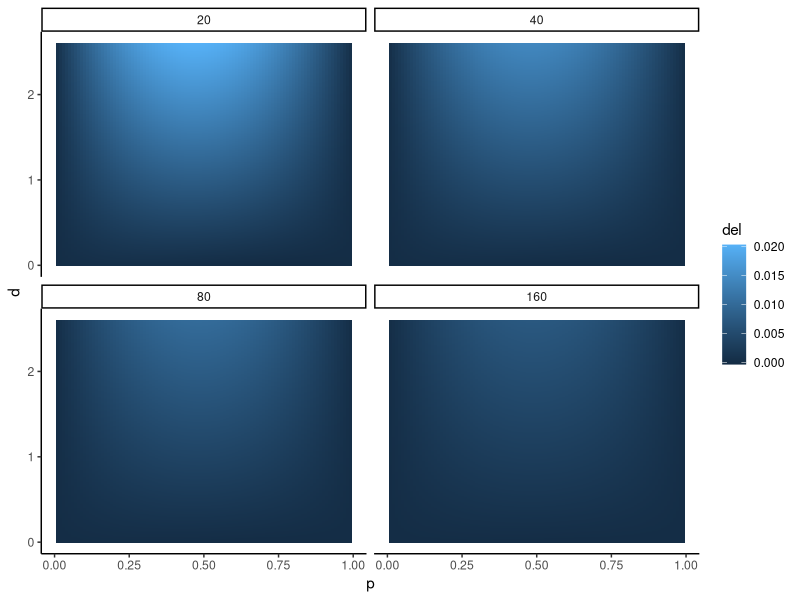
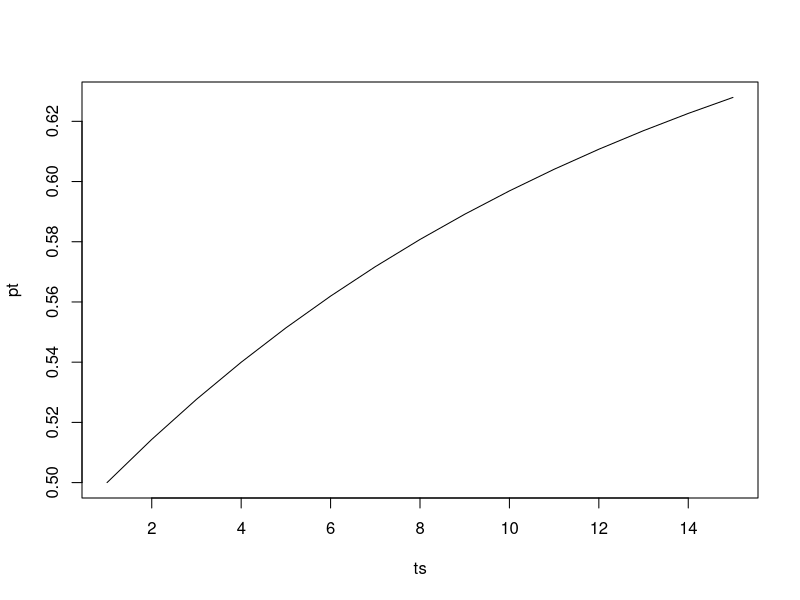
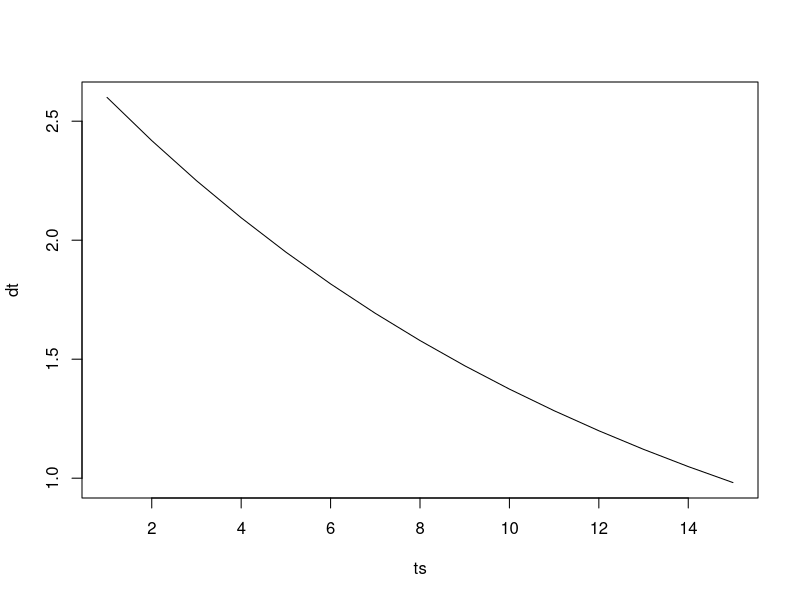
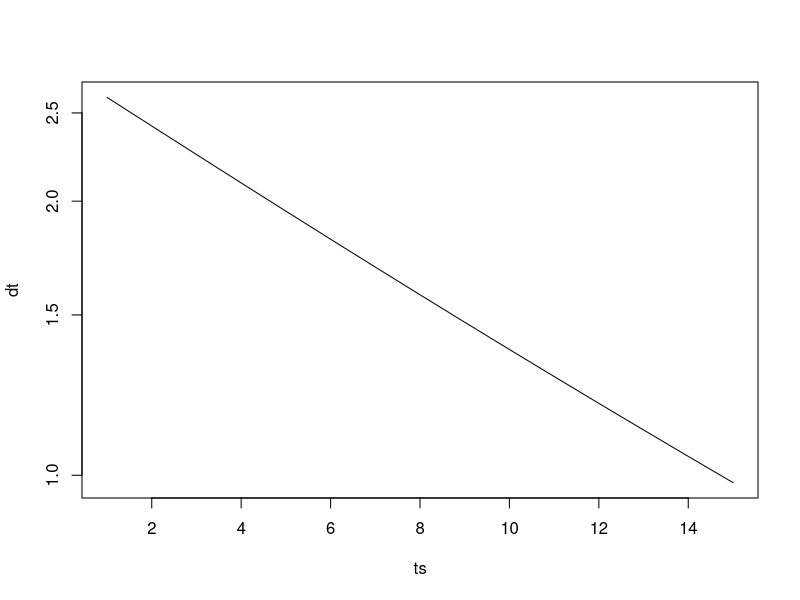
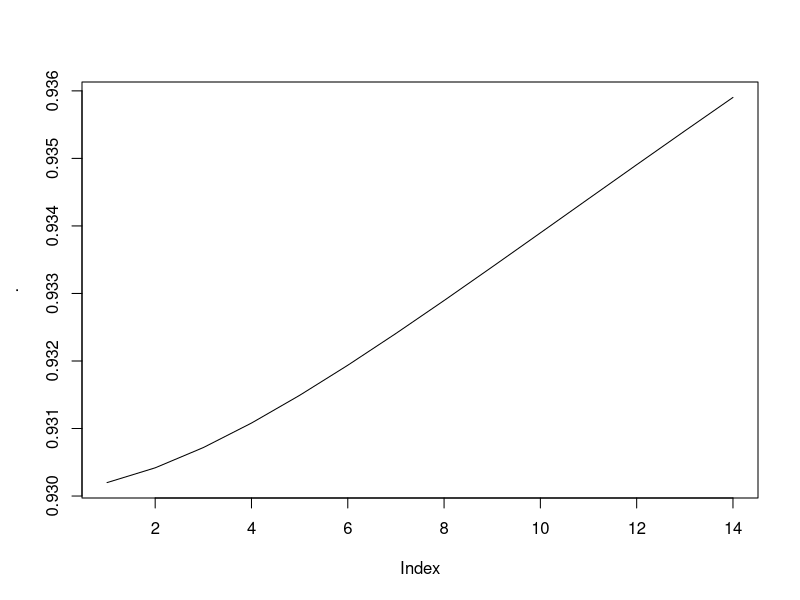
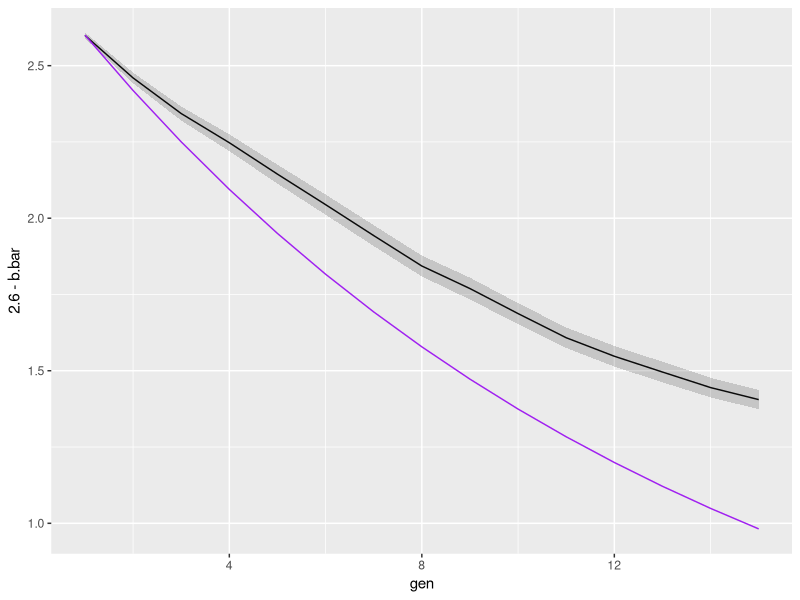
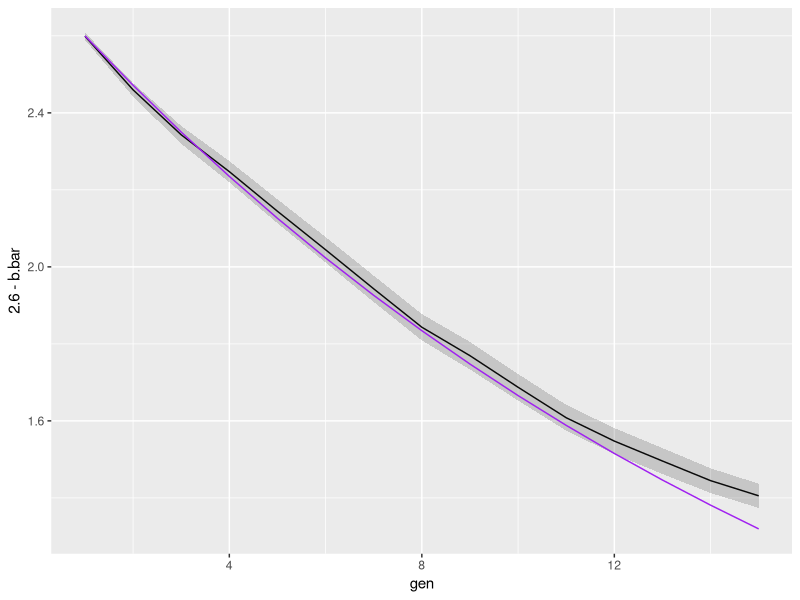
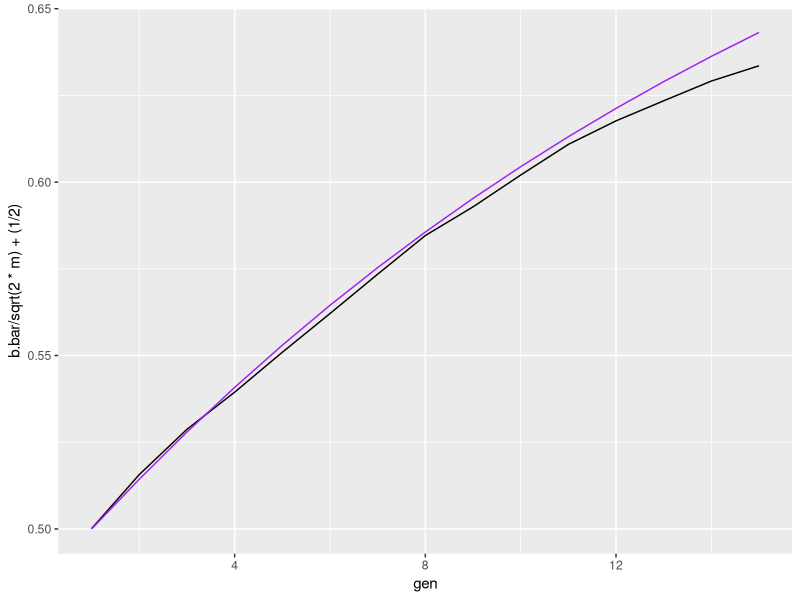

These charts were generated, in order, by the following R code:
# Script to look at change in allele frequencies

library(ggplot2)
library(dplyr)
library(tidyr)
library(tidyselect)

#### First, try an expression for change in allele frequencies over time.

## Expression depends on p, d, w, m

# Set w
w = sqrt(1 / (2 * 0.14))

# Make a grid of values
# and calculate change in allele frequency
a = expand.grid(d = (0:260) / 100,
                p = (1:99) / 100,
                m = c(20, 40, 80, 160)) %>%
  mutate(q = 1 - p,
         w_A = exp(-(d - 1/sqrt(m))^2 / (2*w^2)),
         w_0 = exp(-d^2 / (2*w^2)),
         w_a = exp(-(d + 1/sqrt(m))^2 / (2*w^2)),
         N_p = p * (w_A*p*(p+1) + w_0*q*(2*p+1) + w_a * q^2),
         N   = 2 * (p^2 * w_A + 2*p*q*w_0 + q^2 * w_a),
         p_2 = N_p / N,
         del = p_2 - p)

# Plot results
ggplot(a) +
  geom_tile(aes(x = p, y = d, fill = del)) +
  facet_wrap(~ m) +
  theme_classic()

# Looks right - most change when m is small, d is large, p = 0.5

### Now try to iterate out changes in p and d

# Initialize
# m = number of alleles
# wsq = fitness term used in model fitting
# ts = timestep
# pt = allele frequency over time
#   init at 1/2
# dt = distance from phenotypic optimum over time
#   init at 2.6 (used in sims)
m = 40
wsq = 1 / 0.14
ts = 1:15
pt = 1:15
dt = 1:15
pt[1] = 0.5
dt[1] = 2.6

# Iterate forward pt, dt
for (tt in ts[-1]) {
  p = pt[tt-1]
  q = 1 - p
  d = dt[tt-1]
  wA = exp(-(d - 1/sqrt(m))^2 / (wsq))
  w0 = exp(-d^2 / (wsq))
  wa = exp(-(d + 1/sqrt(m))^2 / (wsq))
  Np = p * (wA*p*(p+1) + w0*q*(2*p+1) + wa * q^2)
  N  = 2 * (p^2 * wA + 2*p*q*w0 + q^2 * wa)
  pt[tt] = Np / N
  dt[tt] = dt[1] - sqrt(m) * (pt[tt] - (1 - pt[tt]))
}

# Plot results.
plot(ts, pt, type = 'l')
plot(ts, dt, type = 'l')

# Any signal of logginess in d?
plot(ts, dt, type = 'l', log = 'y')
# Sort of linear...
dt %>% log() %>% diff() %>% exp() %>% plot(type = 'l')
# If it was geometric, this curve would be flat.
# So, sub-geometric?

#### Now compare with simulation results

# Read in simulation results
egk = read.csv('init_model/eg_1k_n0_20.csv')

head(egk)

# Plot genotypic change against time
#   black = observed in data
#   purple = predicted above
ggplot(egk, aes(x = gen)) +
  geom_line(aes(y = 2.6 - b.bar)) +
  geom_ribbon(aes(ymin = 2.6 - (b.bar + 2 * sqrt(b.var / n.trials)),
                  ymax = 2.6 - (b.bar - 2 * sqrt(b.var / n.trials))),
              alpha = 0.2) +
  geom_line(aes(x = ts, y = dt),
            data = data.frame(ts = ts, dt = dt),
            colour = 'purple') +
  labs()

# Genotypic change as modeled above is too fast.

### NOTE: best fit is when dt = (0.5 / sqrt(2m)) * (2p+1)

m = 40
wsq = 1 / 0.14
ts = 1:15
pt = 1:15
dt = 1:15
pt[1] = 0.5
dt[1] = 2.6

for (tt in ts[-1]) {
  p = pt[tt-1]
  q = 1 - p
  d = dt[tt-1]
  wA = exp(-(d - 1/sqrt(m))^2 / (wsq))
  w0 = exp(-d^2 / (wsq))
  wa = exp(-(d + 1/sqrt(m))^2 / (wsq))
  Np = p * (wA*p*(p+1) + w0*q*(2*p+1) + wa * q^2)
  N  = 2 * (p^2 * wA + 2*p*q*w0 + q^2 * wa)
  pt[tt] = Np / N
  dt[tt] = dt[1] - (0.5) * sqrt(2*m) * (pt[tt] - (1 - pt[tt]))
}

ggplot(egk, aes(x = gen)) +
  geom_line(aes(y = 2.6 - b.bar)) +
  geom_ribbon(aes(ymin = 2.6 - (b.bar + 2 * sqrt(b.var / n.trials)),
                  ymax = 2.6 - (b.bar - 2 * sqrt(b.var / n.trials))),
              alpha = 0.2) +
  geom_line(aes(x = ts, y = dt),
            data = data.frame(ts = ts, dt = dt),
            colour = 'purple')

ggplot(egk, aes(x = gen)) +
  geom_line(aes(y = b.bar / sqrt(2*m) + (1/2))) +
  geom_line(aes(x = ts, y = pt),
            data = data.frame(ts = ts, pt = pt),
            colour = 'purple')
